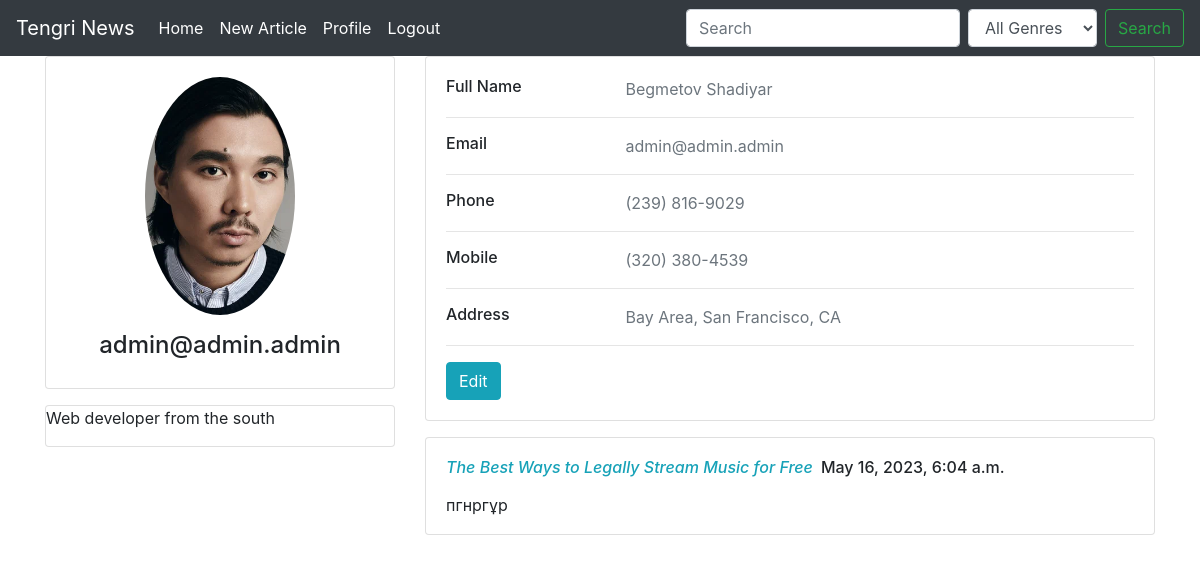
/profile/ (signed in), run on the app's committed database.
### articles/models.py (models this page shows, shortened)
class Profile(models.Model):
    user = models.OneToOneField(User, on_delete=models.CASCADE)
    bio = models.TextField(blank=True)
    profile_picture = models.ImageField(upload_to='profile_pictures', blank=True)

class Comment(models.Model):
    author = models.ForeignKey(User, on_delete=models.CASCADE)
    article = models.ForeignKey('Article', on_delete=models.CASCADE, related_name='article_connect_comment')
    text = models.TextField()
    created_at = models.DateTimeField(auto_now_add=True)

class Article(models.Model):
    title = models.CharField(max_length=100)
    source = models.CharField(max_length=100, null=True)
    content = models.TextField()
    author = models.ForeignKey(User, on_delete=models.CASCADE)
    created_at = models.DateTimeField(auto_now_add=True)
    date_posted = models.DateTimeField(auto_now=True)
    image = models.ImageField(upload_to='article_images', null=True)
    genres = models.ManyToManyField(Genre, blank=True)
    url = models.CharField(max_length=100, null=True)
    comments = models.ManyToManyField(Comment, blank=True, related_name='articles_comments')

### news/views.py (the view)
# urls.py: path('profile/', views.profile, name='profile'),
@login_required(login_url='/login/')
def profile(request):
    user = request.user
    profile = Profile.objects.get(user_id=user.id)
    comments = Comment.objects.filter(author_id=user.id)
    if request.method == 'POST':
        form = ProfileForm(request.POST, request.FILES, instance=profile)
        if form.is_valid():
            form.save()
            return redirect('profile')
    else:
        form = ProfileForm(instance=profile)
    return render(request, 'registration/profile.html', {'form': form, 'profile':profile, 'comments':comments})

### news/forms.py
class ProfileForm(forms.ModelForm):
    class Meta:
        model = Profile
        fields = ['user', 'bio', 'profile_picture']

### articles/models.py (called while the page is built)
    def __str__(self):
        return self.name

### news/processor.py (called while the page is built)
def general_context(request):
    genres = Genre.objects.all()
    return {'genres': genres}

### templates/registration/profile.html
    {% extends 'base.html' %}
    {% block content %}
        <div class="container">
        <div class="main-body">
              <div class="row gutters-sm">
                <div class="col-md-4 mb-3">
                  <div class="card">
                    <div class="card-body">
                      <div class="d-flex flex-column align-items-center text-center">
                          {% if user.profile.profile_picture %}
                        <img src="{{ user.profile.profile_picture.url }}" alt="Admin" class="rounded-circle" width="150">
                          {% else %}
                        <img src="/templates/media/profile_pictures/profile.png" alt="Admin" class="rounded-circle" width="150">
                          {% endif %}
                      <div class="mt-3">
                          <h4>{{ user.email }}</h4>
                        </div>
                      </div>
                    </div>
                  </div>
                <div class="card mt-3">
                <ul class="list-group list-group-flush">
                  <p> {{ user.profile.bio }}</p>
                </ul>
              </div>
                </div>
                <div class="col-md-8">
                  <div class="card mb-3">
                    <div class="card-body">
                      <div class="row">
                        <div class="col-sm-3">
                          <h6 class="mb-0">Full Name</h6>
                        </div>
                        <div class="col-sm-9 text-secondary">
                            {{ user.last_name }} {{ user.first_name }}
                        </div>
                      </div>
                      <hr>
                      <div class="row">
                        <div class="col-sm-3">
                          <h6 class="mb-0">Email</h6>
                        </div>
                        <div class="col-sm-9 text-secondary">
                            {{ user.email}}
                        </div>
                      </div>
                      <hr>
                      <div class="row">
                        <div class="col-sm-3">
                          <h6 class="mb-0">Phone</h6>
                        </div>
                        <div class="col-sm-9 text-secondary">
                          (239) 816-9029
                        </div>
                      </div>
                      <hr>
                      <div class="row">
                        <div class="col-sm-3">
                          <h6 class="mb-0">Mobile</h6>
                        </div>
                        <div class="col-sm-9 text-secondary">
                          (320) 380-4539
                        </div>
                      </div>
                      <hr>
                      <div class="row">
                        <div class="col-sm-3">
                          <h6 class="mb-0">Address</h6>
                        </div>
                        <div class="col-sm-9 text-secondary">
                          Bay Area, San Francisco, CA
                        </div>
                      </div>
                      <hr>
                        {% if user == request.user %}
                      <div class="row">
                        <div class="col-sm-12">
                          <a class="btn btn-info " href="edit">Edit</a>
                        </div>
                      </div>
                        {% endif %}
                    </div>
                  </div>
                  <div class="row gutters-sm">
                    <div class="col-sm-12 mb-3">
                      <div class="card h-100">
                          {% for comment in comments %}
                        <div class="card-body">
                            <h6 class="d-flex align-items-center mb-3"> <a href="/articles/{{ comment.article.id }}"><i class="material-icons text-info mr-2">{{ comment.article.title }}</i></a> {{ comment.created_at }}</h6>
                          <div class=" mb-3" style="height: 5px">
                              <p>{{ comment.text }}</p>
                          </div>
                        </div>
                          {% endfor %}
                      </div>
                    </div>
                  </div>
                </div>
              </div>
            </div>
        </div>
    {% endblock %}

### data on the page
Comment: article "The Best Ways to Legally Stream Music for Free", created_at "May 16, 2023, 6:04 a.m.", text "пгнргұр"

### other printed values
{{ user.email }} "admin@admin.admin"
{{ user.profile.bio }} "Web developer from the south"
{{ user.last_name }} "Begmetov"
{{ user.first_name }} "Shadiyar"
